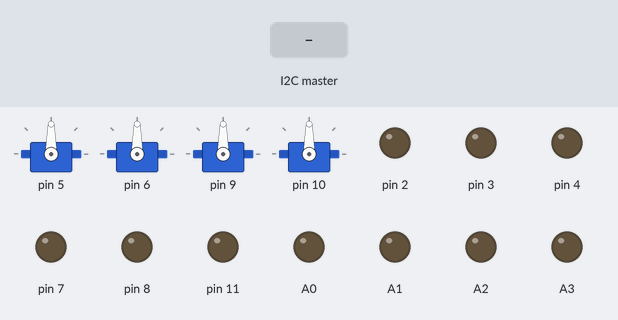
This sketch was run on a simulated Arduino Uno, built with avr-gcc and run on an emulated ATmega328P. Shown: 4 × servo, output pins drawn as LEDs (lit = HIGH). Dashed ring = blinking. The inputs (shaded band) are chosen by the test bench.

Above: at 1.2 s.
1.3 s: the I2C master sends the byte 200
At 2.2 s:
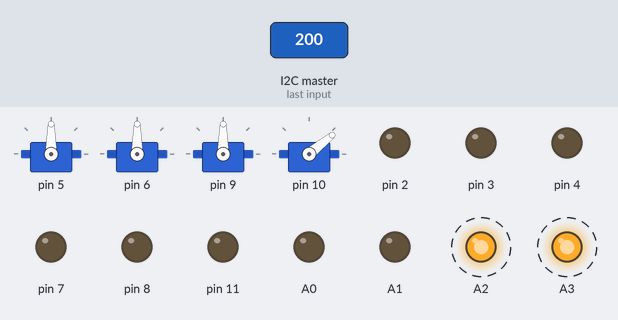
4.3 s: the I2C master sends the byte 90
At 5.2 s:
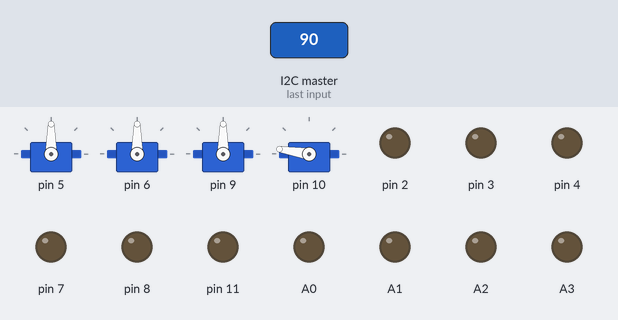
5.8 s: the I2C master sends the byte 1
At 7.0 s:
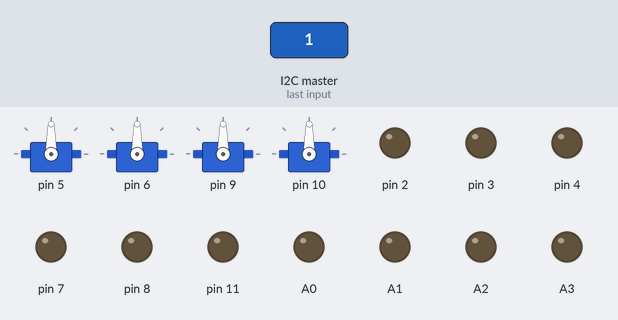
7.3 s: the I2C master sends the byte 200
At 8.2 s:
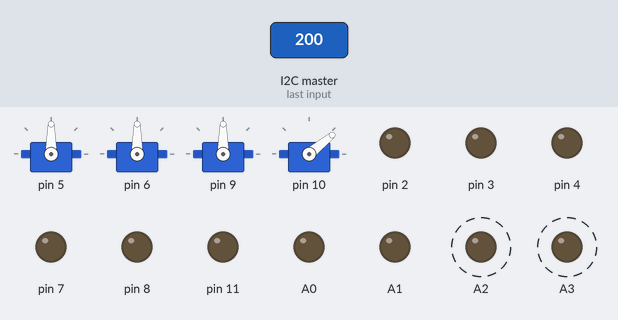
10.3 s: the I2C master sends the byte 0
At 11.6 s:
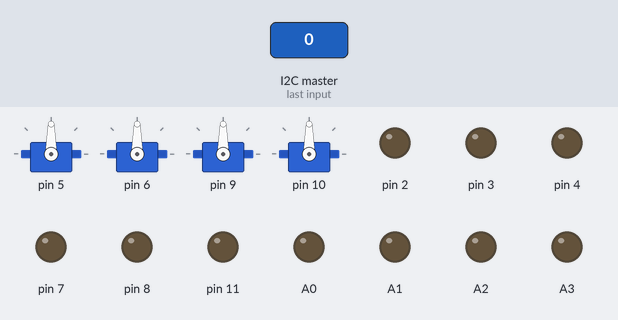
Timing chart, 0 to 12.8 s (numbered marks = the images above; inputs shaded):
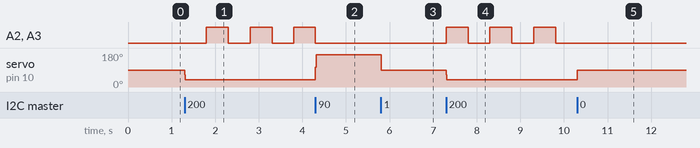

Measured:
- after the input at 1.3 s, A2, A3: alternates HIGH for 0.50 s and LOW for 0.50 s, starting after 0.50 s; servo on pin 10: 90° → 39° at once
- after the input at 4.3 s, A2, A3: goes on until 4.3 s, then stays LOW; servo on pin 10: 39° → 171° at once
- after the input at 5.8 s, servo on pin 10: 171° → 90° at once
- after the input at 7.3 s, A2, A3: alternates HIGH for 0.50 s and LOW for 0.50 s, starting at once; servo on pin 10: 90° → 39° at once
- after the input at 10.3 s, A2, A3: stops changing and stays LOW; servo on pin 10: 39° → 90° at once

The sketch:

Modellbausteuerung.ino
```cpp
#include "pwm_switch.h"
#include "normal_switch.h"
#include "change_switch.h"
#include "toggle_switch.h"
#include "switch.h"
#include "sw_controller.h"
#include <Wire.h>
#include <SPI.h>
#include <Servo.h>
#define NUM_CHANNELS 20

#define CHANNEL_MAXIMUM 100
#define CHANNEL_MINIMUM -100

#define SLAVE_ID 8

signed char channel_data[NUM_CHANNELS]; //pulslängen
volatile byte pos;

#if SLAVE_ID==8

Switch_class * standlicht;
Switch_class * abblendlicht;
Switch_class * lenkung;
Switch_class * lenkung_2;
Switch_class * fernlicht;
Switch_class * servo_2;
Switch_class * fahrregler;
Switch_class * innenbeleuchtung;
Switch_class * blinker_rechts;
Switch_class * blinker_links;
Switch_class * tagfahrlicht;
Switch_class * nebellicht;
Switch_class * dachlampen;
Switch_class * positionslampen;
Switch_class * warnblinker_rechts;
Switch_class * warnblinker_links;
Switch_class * blinker_links_hinten;
Switch_class * blinker_rechts_hinten;


#endif // SLAVE_ID==8


#if SLAVE_ID==9

Switch_class * servo_0;
Switch_class * rueklicht;
Switch_class * servo_1;
Switch_class * servo_2;
//Switch_class * none0;
Switch_class * anhaengerkupplung;
Switch_class * servo_4;
Switch_class * bremslicht;
Switch_class * blinker_rechts;
Switch_class * blinker_links;
Switch_class * rueckfahrlicht;
Switch_class * nebelschlussleuchte;
Switch_class * rundumlicht;
//Switch_class * none3;

Switch_class * warnblinker_rechts;
Switch_class * warnblinker_links;
Switch_class * blinker_links_hinten;
Switch_class * blinker_rechts_hinten;


#endif // SLAVE_ID==9

#if SLAVE_ID==10

Switch_class * servo_0;
Switch_class * schalter_0;
Switch_class * servo_1;
Switch_class * servo_2;
Switch_class * schalter_1;
Switch_class * servo_3;
Switch_class * servo_4;
Switch_class * servo_5;
Switch_class * schalter_2;
Switch_class * schalter_3;
Switch_class * schalter_4;
Switch_class * schalter_5;
Switch_class * schalter_6;
Switch_class * schalter_7;

#endif // SLAVE_ID==10

#if SLAVE_ID==11

Switch_class * schalter_0;
Switch_class * schalter_1;
Switch_class * schalter_2;
Switch_class * schalter_3;
Switch_class * schalter_4;
Switch_class * schalter_5;
Switch_class * schalter_6;
Switch_class * schalter_7;
Switch_class * schalter_8;
Switch_class * schalter_9;
Switch_class * schalter_10;
Switch_class * schalter_11;
Switch_class * schalter_12;
Switch_class * schalter_13;

#endif // SLAVE_ID==11


void setup()
{
	Wire.begin(SLAVE_ID);                // starte I2C mit der Addresse 8
	Wire.onReceive(receiveEvent); // Funktion die bei eingehender I2C-Anfrage aufgerufen wird

#if SLAVE_ID==8
	//Normal_switch_class(int pin, int power, bool inverted, bool memory, int lower_limit, int upper_limit)
	standlicht = new Normal_switch_class(3, 20, false, true, 50, 100);
	abblendlicht = new Normal_switch_class(4, 200, false, true, -100, -50);
	lenkung = new Pwm_switch_class(5, false, 0.4);
	lenkung_2 = new Pwm_switch_class(6, false, 0.4);
	fernlicht = new Normal_switch_class(2, 255, false, true, 50, 100);
	servo_2 = new Pwm_switch_class(9, false, 0.35);
	fahrregler = new Pwm_switch_class(10, false, 0.5);
	tagfahrlicht = new Normal_switch_class(11, 20, false, true, -100, -50);
	blinker_rechts = new Toggle_switch_class(A3, 255, false, false, 10, 100, 500);
	blinker_links = new Toggle_switch_class(A2, 255, false, false, -100, -10, 500);
	innenbeleuchtung = new Normal_switch_class(A1, 255, false, true, 50, 100);
	nebellicht = new Normal_switch_class(A0, 255, false, true, -100, -50);
	dachlampen = new Normal_switch_class(7, 255, false, true, 50, 100);
	positionslampen = new Normal_switch_class(8, 255, false, true, -100, -50);
	warnblinker_rechts = new Toggle_switch_class(A3, 255, false, true, 50, 100, 500);
	warnblinker_links = new Toggle_switch_class(A2, 255, false, true, 50, 100, 500);
	blinker_links_hinten = new Toggle_switch_class(A2, 255, false, false, -100, -10, 500);
	blinker_rechts_hinten = new Toggle_switch_class(A3, 255, false, false, -100, -10, 500);

#endif // SLAVE_ID==8

#if SLAVE_ID==9

	//servo_0 = new Pwm_switch_class(3,false,0.5);
	rueklicht = new Normal_switch_class(4, 255, false, true, -100, -50);
	//servo_1 = new Pwm_switch_class(5,false,0.5);
	//servo_2 = new Pwm_switch_class(6,false,0.5);
	//none
	anhaengerkupplung = new Pwm_switch_class(9, false, 0.5);
	//servo_4 = new Pwm_switch_class(10,false,0.5);
	bremslicht = new Change_switch_class(11, 255, false, 1000);
	blinker_rechts = new Toggle_switch_class(A3, 255, false, false, 10, 100, 500);
	blinker_links = new Toggle_switch_class(A2, 255, false, false, -100, -10, 500);
	rueckfahrlicht = new Normal_switch_class(A1, 255, false, false, -100, -10);
	nebelschlussleuchte = new Normal_switch_class(A0, 255, false, true, -100, -50);
	rundumlicht = new Normal_switch_class(7, 255, false, true, 50, 100);
	warnblinker_rechts = new Toggle_switch_class(A3, 255, false, true, 50, 100, 500);
	warnblinker_links = new Toggle_switch_class(A2, 255, false, true, 50, 100, 500);
	blinker_links_hinten = new Toggle_switch_class(A2, 255, false, false, -100, -10, 500);
	blinker_rechts_hinten = new Toggle_switch_class(A3, 255, false, false, -100, -10, 500);

#endif // SLAVE_ID==9

#if SLAVE_ID==10
	servo_0 = new Pwm_switch_class(3, false, 0.5);
	servo_1 = new Pwm_switch_class(5, false, 0.5);
	servo_2 = new Pwm_switch_class(6, false, 0.5);
	servo_3 = new Pwm_switch_class(9, false, 0.5);
	servo_4 = new Pwm_switch_class(10, false, 0.5);
	servo_5 = new Pwm_switch_class(11, false, 0.5);
	schalter_0 == new Normal_switch_class(4, 0, true, true, 50, 100);
	schalter_1 == new Normal_switch_class(8, 0, true, true, 50, 100);
	schalter_2 == new Normal_switch_class(12, 0, true, true, 50, 100);
	schalter_3 == new Normal_switch_class(13, 0, true, true, 50, 100);
	schalter_4 == new Normal_switch_class(A0, 0, true, true, 50, 100);
	schalter_5 == new Normal_switch_class(A1, 0, true, true, 50, 100);
	schalter_6 == new Normal_switch_class(A2, 0, true, true, 50, 100);
	schalter_7 == new Normal_switch_class(A3, 0, true, true, 50, 100);
#endif // SLAVE_ID==10

#if SLAVE_ID==11
	schalter_0 = new Normal_switch_class(3, 255, true, true, -100, -50);
	schalter_1 = new Normal_switch_class(4, 255, true, true, 50, 100);
	schalter_2 = new Normal_switch_class(5, 0, true, true, -100, -50);
	schalter_3 = new Normal_switch_class(6, 0, true, true, 50, 100);
	schalter_4 = new Normal_switch_class(8, 0, true, true, -100, -50);
	schalter_5 = new Normal_switch_class(9, 0, true, true, 50, 100);
	schalter_6 = new Normal_switch_class(10, 0, true, true, -100, -50);
	schalter_7 = new Normal_switch_class(11, 20, true, true, 50, 100);
	schalter_8 = new Normal_switch_class(12, 20, true, true, 50, 100);
	schalter_9 = new Normal_switch_class(13, 20, true, true, 50, 100);
	schalter_10 = new Normal_switch_class(A0, 20, true, true, 50, 100);
	schalter_11 = new Normal_switch_class(A1, 20, true, true, 50, 100);
	schalter_12 = new Normal_switch_class(A2, 20, true, true, 50, 100);
	schalter_13 = new Normal_switch_class(A3, 20, true, true, 50, 100);
#endif // SLAVE_ID==11


	//// turn on SPI in slave mode
	//SPCR |= bit(SPE);
	//// have to send on master in, *slave out*
	//pinMode(MISO, OUTPUT);

	//// get ready for an interrupt
	//pos = 50;   // buffer empty

	//// now turn on interrupts
	//SPCR |= bit(SPIE);

	Serial.begin(9600);
}

void loop()
{

#if SLAVE_ID==8

	standlicht->check(channel_data[13 - 1]);
	abblendlicht->check(channel_data[13 - 1]);
	lenkung->check(channel_data[4 - 1]);
	lenkung_2->check(channel_data[2 - 1]);//3
	fernlicht->check(channel_data[14 - 1]);
	servo_2->check(channel_data[3 - 1]);//4
	fahrregler->check(channel_data[1 - 1]);
	tagfahrlicht->check(channel_data[15 - 1]);
	blinker_rechts->check(channel_data[4 - 1]);
	blinker_links->check(channel_data[4 - 1]);
	innenbeleuchtung->check(channel_data[15 - 1]);
	nebellicht->check(channel_data[14 - 1]);
	dachlampen->check(channel_data[16 - 1]);
	positionslampen->check(channel_data[16 - 1]);
	warnblinker_rechts->check(channel_data[17 - 1]);
	warnblinker_links->check(channel_data[17 - 1]);
	blinker_links_hinten->check(channel_data[1 - 1]);
	blinker_rechts_hinten->check(channel_data[1 - 1]);


#endif // SLAVE_ID==8


#if SLAVE_ID==9

	anhaengerkupplung->check(channel_data[18 - 1]);
	rueklicht->check(channel_data[13 - 1]);
	bremslicht->check(channel_data[1 - 1]);
	blinker_rechts->check(channel_data[4 - 1]);
	blinker_links->check(channel_data[4 - 1]);
	rueckfahrlicht->check(channel_data[1 - 1]);
	nebelschlussleuchte->check(channel_data[17 - 1]);
	rundumlicht->check(channel_data[17 - 1]);

	warnblinker_rechts->check(channel_data[17 - 1]);
	warnblinker_links->check(channel_data[17 - 1]);
	blinker_links_hinten->check(channel_data[1 - 1]);
	blinker_rechts_hinten->check(channel_data[1 - 1]);

#endif // SLAVE_ID==9

#if SLAVE_ID==10
	servo_0->check(channel_data[5 - 1]);
	servo_1->check(channel_data[6 - 1]);
	servo_2->check(channel_data[7 - 1]);
	servo_3->check(channel_data[9 - 1]);
	servo_4->check(channel_data[10 - 1]);
	servo_5->check(channel_data[11 - 1]);
#endif // SLAVE_ID==10

#if SLAVE_ID==11
	schalter_0->check(channel_data[2 - 1]);
	schalter_1->check(channel_data[2 - 1]);
	schalter_2->check(channel_data[12 - 1]);
	schalter_3->check(channel_data[12 - 1]);
	schalter_4->check(channel_data[19 - 1]);
	schalter_5->check(channel_data[19 - 1]);
	schalter_6->check(channel_data[20 - 1]);
	schalter_7->check(channel_data[20 - 1]);

	Serial.println(channel_data[2 - 1]);

#endif // SLAVE_ID==11
}

void receiveEvent(int howMany) {
	int count = 0;
	while (Wire.available()) { // loop through all bytes
		char c = Wire.read(); // receive byte

		if (count < NUM_CHANNELS) {
			channel_data[count] = c; //save channelvalue
		}
		count++;
	}
}

//ISR(SPI_STC_vect)
//{
//	char c = SPDR;
//
//	if (pos < (sizeof(channel_data))) {
//		channel_data[pos++] = c;
//	}
//
//
//	if (c == '\n') {
//		pos = 0;
//	}
//
//
//}
```

change_switch.cpp
```cpp
//
//
//

#include "change_switch.h"

void Change_switch_class::init()
{
}

Change_switch_class::Change_switch_class(int pin, int power, bool inverted, unsigned long time) : Switch_class(pin, power, inverted)
{
	this->wait_time_ = time;
}

bool Change_switch_class::check(int value)
{
	if ((abs(value)>0) && ((last_value_ - abs(value))>5)) {
		digitalWrite(pin_, HIGH^inverted_);
		start_time_ = millis();
		last_value_ = abs(value);
		active_ = true;
	}
	else {
		if ((millis() - start_time_) > wait_time_) {
			digitalWrite(pin_, LOW^inverted_);
			active_ = false;
		}
	}
	if (abs(value)>last_value_)
	{
		last_value_ = abs(value);
		digitalWrite(pin_, LOW^inverted_);
		active_ = false;
	}

	return active_;
}
```

change_switch.h
```cpp
// change_switch.h

#ifndef _CHANGE_SWITCH_h
#define _CHANGE_SWITCH_h

#if defined(ARDUINO) && ARDUINO >= 100
	#include "arduino.h"
#else
	#include "WProgram.h"
#endif

#include "switch.h"

class Change_switch_class : public Switch_class
{
 private:
	 int limit_;
	 unsigned long wait_time_;
	 int last_value_;
	 unsigned long start_time_;

 public:
	 Change_switch_class(int pin, int power, bool inverted, unsigned long time);

	 // Geerbt über Switch_class
	 virtual bool check(int value) override;
	 virtual void init() override;
};

#endif
```

normal_switch.cpp
```cpp
//
//
//

#include "normal_switch.h"

Normal_switch_class::Normal_switch_class(int pin, int power, bool inverted, bool memory, int lower_limit, int upper_limit) : Switch_class(pin, power, inverted)
{
	this->lower_limit_ = lower_limit;
	this->upper_limit_ = upper_limit;
	this->triggered_ =	false;
	this->memory_ = memory;

}

void Normal_switch_class::init()
{
}

bool Normal_switch_class::check(int value)
{
	if (!memory_)
	{
		if (active_ == false && value >= lower_limit_ && value <= upper_limit_) { //Schalter soll schalten
			activate(); //Schalter aktivieren
		}
		else if (active_ == true && (value < lower_limit_ || value > upper_limit_)) { //Schalter ist im aktiven Zustand und muss deaktiviert werden
			deactivate(); //Schalter deaktivieren
		}
	}
	else
	{
		if (triggered_ == false && value >= lower_limit_ && value <= upper_limit_) //Schalter hat noch nicht ausgelöst und soll schalten
		{
			triggered_ = true;
			activate_memory(); //Schalte
		}
		else if (triggered_ == true && (value < lower_limit_ || value > upper_limit_)) //Schalter wurde ausgelöst und zurückgesetzt
		{
			triggered_ = false; //Schalter wieder auslösbar
		}
	}

	return active_; //Rückgabe des aktuellen Zustandes
}

void Normal_switch_class::activate()
{
	if (power_ > 0 && digitalPinHasPWM(pin_)) { //Es wurde Leuchtstärke angegeben und Pin ist PWM fähig
		if (!inverted_) //Nicht invertiert
		{
			analogWrite(pin_, power_); //PWM auf PIN ausgeben
		}
		else
		{
			analogWrite(pin_, 255 - power_); //Invertiertes PWM auf PIN ausgeben
		}
	}
	else {
		digitalWrite(pin_, HIGH^inverted_); //PIN als digitalen Ausgang schalten
	}
	active_ = true; //Zustand des Schalter ist: AKTIV
}

void Normal_switch_class::deactivate()
{
	if (power_ > 0 && digitalPinHasPWM(pin_)) { //Es wurde Leuchtstärke angegeben und Pin ist PWM fähig
		if (!inverted_) //Nicht invertiert
		{
			analogWrite(pin_, 0); //Kein PWM ausgeben
		}
		else
		{
			analogWrite(pin_, 255); //Maximales PWM ausgeben
		}

	}
	else {
		digitalWrite(pin_, LOW^inverted_); //PIN als digitalen Ausgang schalten
	}
	active_ = false; //Zustand des Schalter ist: INAKTIV
}

void Normal_switch_class::activate_memory()
{
		if (active_ == false)
		{
			activate();
		}
		else if (active_ == true)
		{
			deactivate();
		}
}
```

normal_switch.h
```cpp
// normal_switch.h

#ifndef _NORMAL_SWITCH_h
#define _NORMAL_SWITCH_h

#if defined(ARDUINO) && ARDUINO >= 100
	#include "arduino.h"
#else
	#include "WProgram.h"
#endif

#include "switch.h"

class Normal_switch_class : public Switch_class
{
 protected:
	 int lower_limit_;
	 int upper_limit_;
	 bool triggered_;
	 bool memory_;
	 void activate_memory();

 public:
	 Normal_switch_class(int pin, int power, bool inverted,bool memory, int lower_limit, int upper_limit);

	 void activate();
	 void deactivate();

	 // Geerbt über Switch_class
	 virtual bool check(int value) override;
	 virtual void init() override;
};


#endif
```

pwm_switch.cpp
```cpp
//
//
//

#include "pwm_switch.h"

Pwm_switch_class::Pwm_switch_class(int pin, bool inverted, double acceleration) : Switch_class(pin, 0, inverted)
{
	Servo();
	servo_.attach(pin);
	this->acceleration_ = acceleration;

}

bool Pwm_switch_class::check(int value)
{

	servoPos_ += acceleration_ * (value - servoPos_);
	servo_.write(map(servoPos_, -100, 100, 0, 180));


	return true;
}

void Pwm_switch_class::init()
{
}
```

pwm_switch.h
```cpp
// pwm_switch.h

#ifndef _PWM_SWITCH_h
#define _PWM_SWITCH_h

#if defined(ARDUINO) && ARDUINO >= 100
	#include "arduino.h"
#else
	#include "WProgram.h"
#endif

#include "switch.h"
#include <Servo.h>

class Pwm_switch_class : public Switch_class
{
 protected:
	 Servo servo_;
	 double servoPos_;
	 double acceleration_;

 public:
	 Pwm_switch_class(int pin, bool inverted, double acceleration);

	 // Geerbt über Switch_class
	 virtual bool check(int value) override;
	 virtual void init() override;
};

#endif
```

sw_controller.cpp
```cpp
//
//
//

#include "sw_controller.h"

void Controller_class::init()
{


}

Controller_class::Controller_class()
{
	counter_ = 0;
}

void Controller_class::add_normal_switch(int channel, int pin, int power, bool inverted, int lower_limit, int upper_limit)
{
	if (counter_ < NUM_SWITCHES) {

		channel_[counter_] = channel;
		switches_[counter_] = new Normal_switch_class(pin, power, inverted, false, lower_limit, upper_limit);
		counter_++;
	}
}

void Controller_class::add_memory_switch(int channel, int pin, int power, bool inverted, int lower_limit, int upper_limit)
{
	if (counter_ < NUM_SWITCHES) {
		channel_[counter_] = channel;
		switches_[counter_] = new Normal_switch_class(pin, power, inverted, false, lower_limit, upper_limit);
		counter_++;
	}
}

void Controller_class::add_toggle_switch(int channel, int pin, int power, bool inverted, bool memory, int lower_limit, int upper_limit, int time)
{
	if (counter_ < NUM_SWITCHES) {
		channel_[counter_] = channel;
		switches_[counter_] = new Toggle_switch_class(pin, power, inverted, memory, lower_limit, upper_limit, time);
		counter_++;
	}
}

void Controller_class::add_change_switch(int channel, int pin, int power, bool inverted, unsigned long time)
{
	if (counter_ < NUM_SWITCHES) {
		channel_[counter_] = channel;
		switches_[counter_] = new Change_switch_class(pin, power, inverted, time);
		counter_++;
	}
}

void Controller_class::add_pwm_switch(int channel, int pin, bool inverted, double acceleration)
{
	if (counter_ < NUM_SWITCHES) {
		channel_[counter_] = channel;
		switches_[counter_] = new Pwm_switch_class(pin, inverted, acceleration);
		counter_++;
	}
}

void Controller_class::check(int channel_data[20], int num_channel)
{

	for (int i = 0; i < counter_; i++) {

		Serial.println("DATEN");

		Serial.println(channel_data[i]);

		//switches_[i]->check(channel_data[channel_[i]]);

	}

}
```

sw_controller.h
```cpp
// switch_controller.h

#ifndef _CONTROLLER_h
#define _CONTROLLER_h

#if defined(ARDUINO) && ARDUINO >= 100
	#include "arduino.h"
#else
	#include "WProgram.h"
#endif

#define NUM_SWITCHES 10

#include "switch.h"
#include "pwm_switch.h"
#include "normal_switch.h"
#include "change_switch.h"
#include "toggle_switch.h"

class Controller_class
{
 protected:
	 int counter_;
	 Switch_class* switches_[NUM_SWITCHES];
	 int channel_[10];

 public:
	void init();
	Controller_class();
	void add_normal_switch(int channel, int pin, int power, bool inverted, int lower_limit, int upper_limit);
	void add_memory_switch(int channel, int pin, int power, bool inverted, int lower_limit, int upper_limit);
	void add_toggle_switch(int channel, int pin, int power, bool inverted,bool memory, int lower_limit, int upper_limit, int time);
	void add_change_switch(int channel, int pin, int power, bool inverted, unsigned long time);
	void add_pwm_switch(int channel, int pin, bool inverted, double acceleration);
	void check(int channel_data[],int num_channel);
};

#endif
```

switch.cpp
```cpp
//
//
//

#include "switch.h"

Switch_class::Switch_class()
{
}

Switch_class::Switch_class(int pin,int power, bool inverted)
{
	this->active_ = false;
	this->pin_ = pin;
	this->power_ = power;
	this->inverted_ = inverted;
	pinMode(this->pin_, OUTPUT);
	digitalWrite(this->pin_, LOW^this->inverted_);
}

bool Switch_class::get_active_status()
{
	return active_;
}

int Switch_class::get_pin()
{
	return pin_;
}
```

Source omitted: switch.h (576 bytes), toggle_switch.cpp (1403 bytes), toggle_switch.h (679 bytes)
